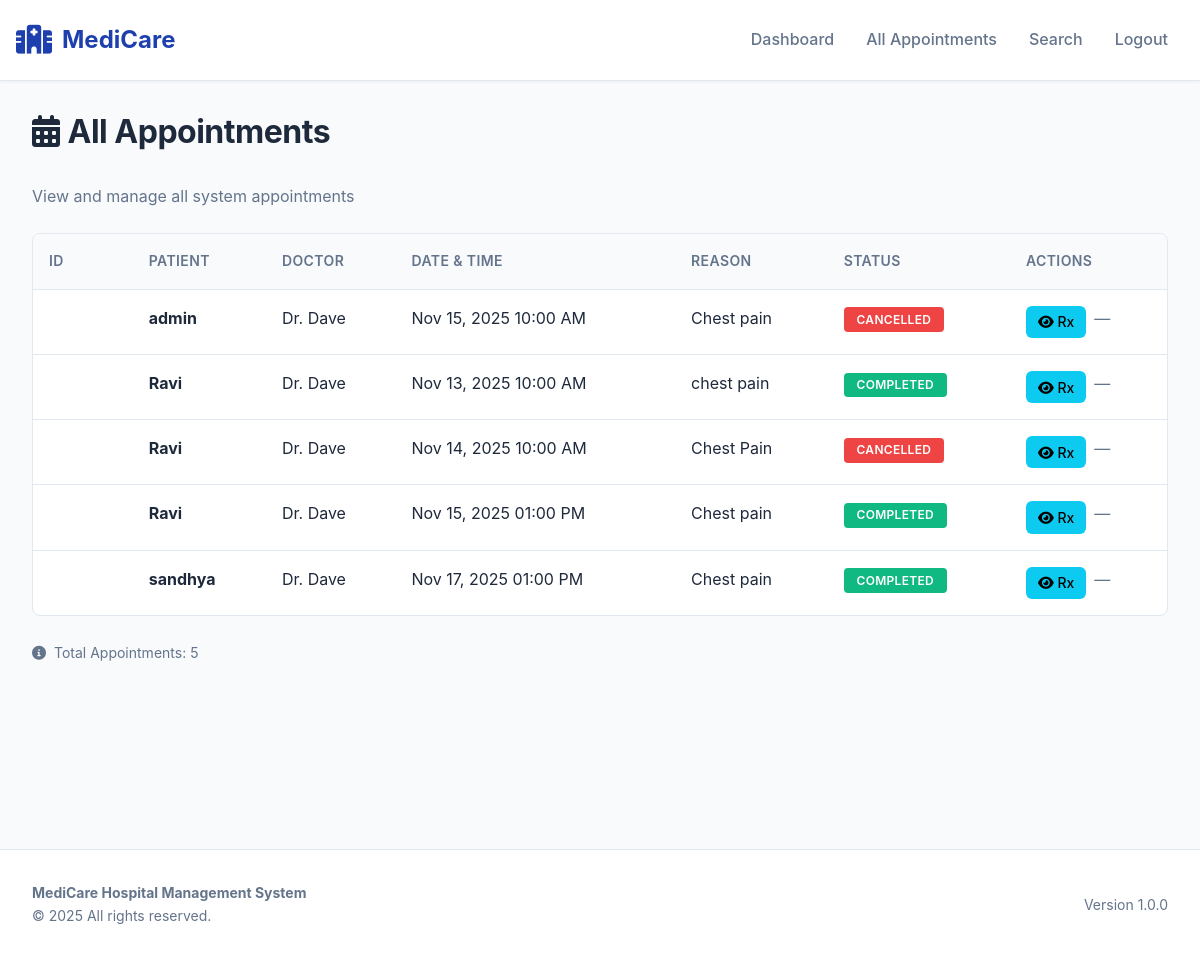
/admin/appointments, run on the app's committed database.
### application/models.py (models this page shows)
class Appointment(db.Model):
    __tablename__ = "appointments"
    id = db.Column(db.Integer, primary_key=True)
    user_id = db.Column(db.Integer, db.ForeignKey('user.id'), nullable=False)        # if your users table is 'user'
    doctor_id = db.Column(db.Integer, db.ForeignKey('doctors.id'), nullable=False)   # point to doctors table
    appointment_date = db.Column(db.DateTime, nullable=False)
    slot_id = db.Column(db.Integer, db.ForeignKey('slots.id'), nullable=True)
    reason = db.Column(db.String(500))   # store short reason
    status = db.Column(db.String(20), nullable=False, default='scheduled')
    created_at = db.Column(db.DateTime, default=datetime.utcnow)
    __table_args__ = (
        db.UniqueConstraint('doctor_id', 'appointment_date', name='uix_doctor_appointment_dt'),
    )

class User(db.Model):
    id = db.Column(db.Integer, primary_key=True)
    username = db.Column(db.String(80), unique = True, nullable = False)
    email = db.Column(db.String(100), unique = True, nullable = False)
    password = db.Column(db.String(20), nullable = False)
    phone = db.Column(db.String(15), nullable=True)
    type = db.Column(db.String(20), nullable = False, default='user')
    requests = db.relationship('Appointment', backref='user', lazy=True)

class Doctors(db.Model):
    id = db.Column(db.Integer, primary_key=True)
    name = db.Column(db.String(80), nullable = False)
    specialization = db.Column(db.String(100), nullable = False)
    email = db.Column(db.String(100), unique = True, nullable = False)
    password = db.Column(db.String(20), nullable = False)
    is_active = db.Column(db.Boolean, default=True, nullable=False)
    requests = db.relationship('Appointment', backref='doctor', lazy=True)
    slots = db.relationship('Slot', backref='doctor', lazy=True)

### application/controllers.py (the view)
@app.route('/admin/appointments')
def admin_appointments():
    appointments = Appointment.query.all()
    return render_template('admin_appointments.html', appointments=appointments)

### templates/admin_appointments.html (shortened to what this page needs)
{% extends "base.html" %}
{% block nav_items %}
    <li class="nav-item">
        <a class="nav-link" href="/admin">Dashboard</a>
    </li>
    <li class="nav-item">
        <a class="nav-link" href="/admin/appointments">All Appointments</a>
    </li>
    <li class="nav-item">
        <a class="nav-link" href="/admin/search">Search</a>
    </li>
    <li class="nav-item">
        <a class="nav-link" href="/logout">Logout</a>
    </li>
{% endblock %}
{% block content %}
<h1 class="page-title">
    <i class="fas fa-calendar-alt me-2"></i>All Appointments
</h1>
<p class="text-muted mb-4">View and manage all system appointments</p>
{% if appointments %}
    <div class="table-container">
        <table class="table">
            <thead>
                <tr>
                    <th>ID</th>
                    <th>Patient</th>
                    <th>Doctor</th>
                    <th>Date & Time</th>
                    <th>Reason</th>
                    <th>Status</th>
                    <th>Actions</th>
                </tr>
            </thead>
            <tbody>
                {% for appt in appointments %}
                <tr>
                    <td>
                        <span class="badge badge-secondary">#{{ appt.id }}</span>
                    </td>
                    <td>
                        <strong>{{ appt.user.username }}</strong>
                    </td>
                    <td>
                        Dr. {{ appt.doctor.name }}
                    </td>
                    <td>
                        {{ appt.appointment_date.strftime('%b %d, %Y %I:%M %p') }}
                    </td>
                    <td>
                        {{ appt.reason }}
                    </td>
                    <td>
                        {% if appt.status == 'scheduled' %}
                            <span class="badge badge-warning">Scheduled</span>
                        {% elif appt.status == 'completed' %}
                            <span class="badge badge-success">Completed</span>
                        {% else %}
                            <span class="badge badge-danger">Cancelled</span>
                        {% endif %}
                    </td>
                    <td>
                        <div class="action-buttons">
                            <a href="/prescription/view/{{ appt.id }}" class="btn btn-sm btn-info" title="View Prescription">
                                <i class="fas fa-eye"></i> Rx
                            </a>
                            {% if appt.status == 'scheduled' %}
                                <form method="post" action="/admin/appointments/cancel/{{ appt.id }}" style="display:inline">
                                    <button type="submit" class="btn btn-sm btn-danger" title="Cancel Appointment" onclick="return confirm('Cancel this appointment?')">
                                        <i class="fas fa-times"></i> Cancel
                                    </button>
                                </form>
                            {% else %}
                                <span class="text-muted">—</span>
                            {% endif %}
                        </div>
                    </td>
                </tr>
                {% endfor %}
            </tbody>
        </table>
    </div>
    <div class="mt-4">
        <small class="text-muted">
            <i class="fas fa-info-circle me-2"></i>Total Appointments: {{ appointments|length }}
        </small>
    </div>
{% else %}
    <div class="empty-state">
        <i class="fas fa-calendar"></i>
        <h5>No appointments found</h5>
        <p>No appointments have been created yet</p>
    </div>
{% endif %}
{% endblock %}

### templates/base.html (shortened to what this page needs)
<!DOCTYPE html>
<html lang="en">
<head>
    <link href="https://cdn.jsdelivr.net/npm/bootstrap@5.0.2/dist/css/bootstrap.min.css" rel="stylesheet">
    <link rel="stylesheet" href="https://cdnjs.cloudflare.com/ajax/libs/font-awesome/6.0.0/css/all.min.css">
</head>
<body>
    <nav class="navbar navbar-expand-lg">
        <div class="container-fluid px-3">
            <a class="navbar-brand" href="/admin" {% if this_user and this_user.type == 'user' %}href="/home/{{ this_user.id }}"{% elif this_user and this_user.type == 'doctor' %}href="/doctor_dashboard.html"{% endif %}>
                <i class="fas fa-hospital"></i>
                <span>MediCare</span>
            </a>
            <div class="collapse navbar-collapse" id="navbarNav">
                <ul class="navbar-nav ms-auto">
                    {% block nav_items %}{% endblock %}
                </ul>
            </div>
        </div>
    </nav>
    <div id="main-container">
        <div id="content" class="fade-in">
            {% block content %}{% endblock %}
        </div>
    </div>
    <footer>
        <div class="footer-content">
            <div>
                <strong>MediCare Hospital Management System</strong><br>
                &copy; 2025 All rights reserved.
            </div>
            <div>
                <span>Version 1.0.0</span>
            </div>
        </div>
    </footer>
</body>
</html>

### templates/base.html (style rules this page uses)
:root { --primary: #1e40af; --primary-dark: #1e3a8a; --primary-light: #3b82f6; --secondary: #64748b; --success: #10b981; --warning: #f59e0b; --danger: #ef4444; --light-bg: #f8fafc; --border-color: #e2e8f0; --text-primary: #1e293b; --text-secondary: #64748b; }
* { margin: 0; padding: 0; box-sizing: border-box; }
body { background-color: var(--light-bg); color: var(--text-primary); font-family: -apple-system, BlinkMacSystemFont, 'Segoe UI', Roboto, 'Helvetica Neue', Arial, sans-serif; line-height: 1.6; }
.navbar { background: white; border-bottom: 1px solid var(--border-color); box-shadow: 0 1px 3px rgba(0, 0, 0, 0.05); padding: 1rem 0; }
.navbar-brand { font-size: 1.5rem; font-weight: 700; color: var(--primary) !important; display: flex; align-items: center; gap: 10px; }
.navbar-brand i { font-size: 1.8rem; }
.nav-link { color: var(--text-secondary) !important; font-weight: 500; margin: 0 8px; transition: color 0.2s ease; }
#main-container { display: flex; min-height: calc(100vh - 80px); }
#content { flex: 1; padding: 2rem; max-width: 1400px; width: 100%; }
.page-title { font-size: 2rem; font-weight: 700; color: var(--text-primary); margin-bottom: 2rem; letter-spacing: -0.5px; }
h1, h2, h3, h4, h5, h6 { color: var(--text-primary); font-weight: 600; }
.text-muted { color: var(--text-secondary) !important; }
.table-container { background: white; border: 1px solid var(--border-color); border-radius: 8px; overflow: hidden; }
.table { margin-bottom: 0; }
.table thead { background: var(--light-bg); border-bottom: 1px solid var(--border-color); }
.table thead th { padding: 1rem; font-size: 0.875rem; font-weight: 600; color: var(--text-secondary); text-transform: uppercase; letter-spacing: 0.4px; border: none; }
.table tbody td { padding: 1rem; border-bottom: 1px solid var(--border-color); color: var(--text-primary); }
.table tbody tr:last-child td { border-bottom: none; }
.badge { padding: 0.4rem 0.8rem; font-size: 0.75rem; font-weight: 600; border-radius: 4px; text-transform: uppercase; letter-spacing: 0.3px; }
.badge-success { background: var(--success); color: white; }
.badge-danger { background: var(--danger); color: white; }
.btn { border-radius: 6px; font-weight: 500; padding: 0.5rem 1rem; transition: all 0.2s ease; border: none; }
.btn-sm { padding: 0.35rem 0.75rem; font-size: 0.875rem; }
.action-buttons { display: flex; gap: 0.5rem; flex-wrap: wrap; }
footer { background: white; border-top: 1px solid var(--border-color); padding: 2rem; margin-top: 3rem; color: var(--text-secondary); font-size: 0.875rem; }
.footer-content { max-width: 1400px; margin: 0 auto; display: flex; justify-content: space-between; align-items: center; }
.fade-in { animation: fadeIn 0.3s ease-out; }

### data on the page
Appointment: user.username "admin", doctor.name "Dave", appointment_date "Nov 15, 2025 10:00 AM", reason "Chest pain", status "CANCELLED"
Appointment: user.username "Ravi", doctor.name "Dave", appointment_date "Nov 13, 2025 10:00 AM", reason "chest pain", status "COMPLETED"
Appointment: user.username "Ravi", doctor.name "Dave", appointment_date "Nov 14, 2025 10:00 AM", reason "Chest Pain", status "CANCELLED"
Appointment: user.username "Ravi", doctor.name "Dave", appointment_date "Nov 15, 2025 01:00 PM", reason "Chest pain", status "COMPLETED"
Appointment: user.username "sandhya", doctor.name "Dave", appointment_date "Nov 17, 2025 01:00 PM", reason "Chest pain", status "COMPLETED"

### other printed values
{{ appointments|length }} "5"
